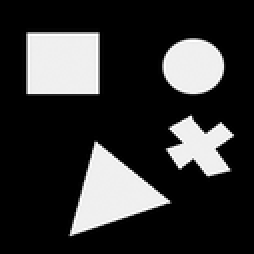
#> input picture Detection/synthetic.gif, 127 x 127 px, shrunk from 256 x 256 before the run (shown 2 times larger)
$ python fast1.py
#> lines starting #> are read from the running program, lines starting #| are printed output that depends on the picture; after the words box and inside, x2 and y2 are one past the last pixel; in counts of white or black regions, pixels touching at a corner belong together
# -*- coding: utf-8 -*-
"""
Created on Sat Feb 12 11:58:01 2022

@author: paulg
"""

# -*- coding: utf-8 -*-
"""
Created on Sat Feb 12 11:05:26 2022

@author: paulg
"""

import numpy as np
import matplotlib.pyplot as plt
from PIL import Image, ImageOps
import scipy.signal as sg
import cv2


def fast(I,t=80):

    h,l = I.shape
    t=80

    coins=[]
    maxi=np.zeros(I.shape)

    for i in range(3,h-3):
        for j in range(3,l-3):
            FAST=[I[i+3,j],I[i+3,j+1],I[i+2,j+2],I[i+1,j+3],I[i,j+3],I[i-1,j+3],I[i-2,j+2],I[i-3,j+1],I[i-3,j],I[i-3,j-1],I[i-2,j-2],I[i-1,j-3],I[i,j-3],I[i+1,j-3],I[i+2,j-2],I[i+3,j-1]]
            d=0
            b=0
            dmax=0
            bmax=0
            Ic=I[i,j]
            fast=np.zeros((16,1))
            last=''
            FAST2=np.concatenate((FAST,FAST))
            for k in range(len(FAST2)):

                if (FAST2[k]<Ic-t):
                    d+=1
                    if (last!='d'):
                        if (b>bmax):
                            bmax=b
                        b=0
                    last='d'

                elif (FAST2[k]>Ic+t):
                    b+=1
                    if (last!='b'):
                        if (d>dmax):
                            dmax=d
                        d=0
                    last='b'

                else :
                    last='s'
                    if (d>dmax):
                        dmax=d
                    if (b>bmax):
                        bmax=b
                    d=0
                    b=0

            maxi[i,j]=max(dmax,bmax)

    FAST_max=np.zeros(I.shape)

    largeur = 2
    for i in range(largeur,h-largeur):
        for j in range(largeur,l-largeur):
            valeur=maxi[i,j]
            if valeur==np.max(maxi[i-largeur:i+largeur+1,j-largeur:j+largeur+1]):
                FAST_max[i,j]=valeur
                maxi[i,j]=valeur+1

    x,y=np.where(FAST_max>9)

    return (x,y)


if __name__ == "__main__":
    img = Image.open("synthetic.gif")
#> img is the input picture: PIL image 127x127 P; min 0, max 255, mean 51.9
    img = np.array(img)
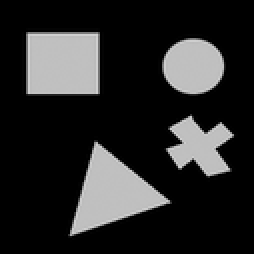
#> img: shape (127, 127) (shown 2 times larger); min 0, max 207, mean 41.7

    img = Image.open("set1-1.png")
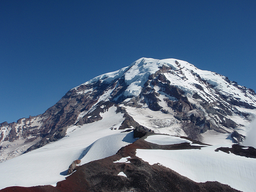
#> input picture Detection/set1-1.png, 256 x 192 px, shrunk from 517 x 388 before the run
#> img is the input picture: PIL image 256x192 RGBA; mean R, G, B, A 88.8, 109.3, 135.7, 255
    img = np.array(ImageOps.grayscale(img))
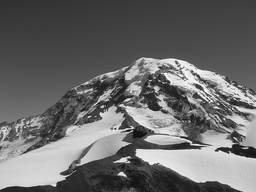
#> img: shape (192, 256); min 3, max 255, mean 106.2


    # img = Image.open("set1-2.png")
    # img = np.array(ImageOps.grayscale(img))


    x,y = fast(img,t=80)
#> after the loop in fast, `for i in range(3,h-3):`:
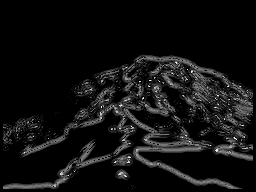
#> maxi: shape (192, 256) float64; min 0, max 15, mean 0.984; drawn with min black and max white
#> after the loop in fast, `for i in range(largeur,h-largeur):`:
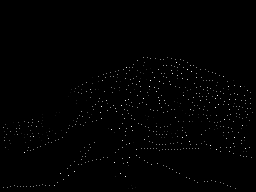
#> FAST_max: shape (192, 256) float64; min 0, max 15, mean 0.0888; drawn with min black and max white
#> after the loop in fast, `for i in range(largeur,h-largeur):`: maxi: shape (192, 256) float64; 7.45% of pixels changed, all inside (x1, y1, x2, y2) = (2, 2, 254, 190)
#> in fast, `x,y=np.where(FAST_max>9)`: x = 104 values from 62 to 185; y = 104 values, max 247 at index 28, min 24 at index 91, mean 162.4
#> x = 104 values from 62 to 185

    fig, ax = plt.subplots(1, 1)
    fig.suptitle("FAST")
    ax.plot(y,x,'+r')


    ax.imshow(img,cmap='gray')


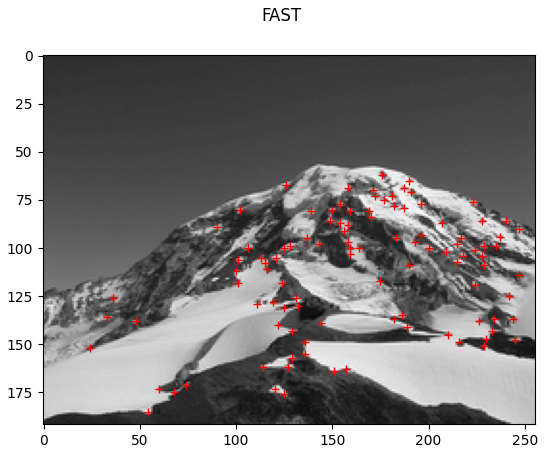
#> figure drawn by matplotlib, 1 panel
